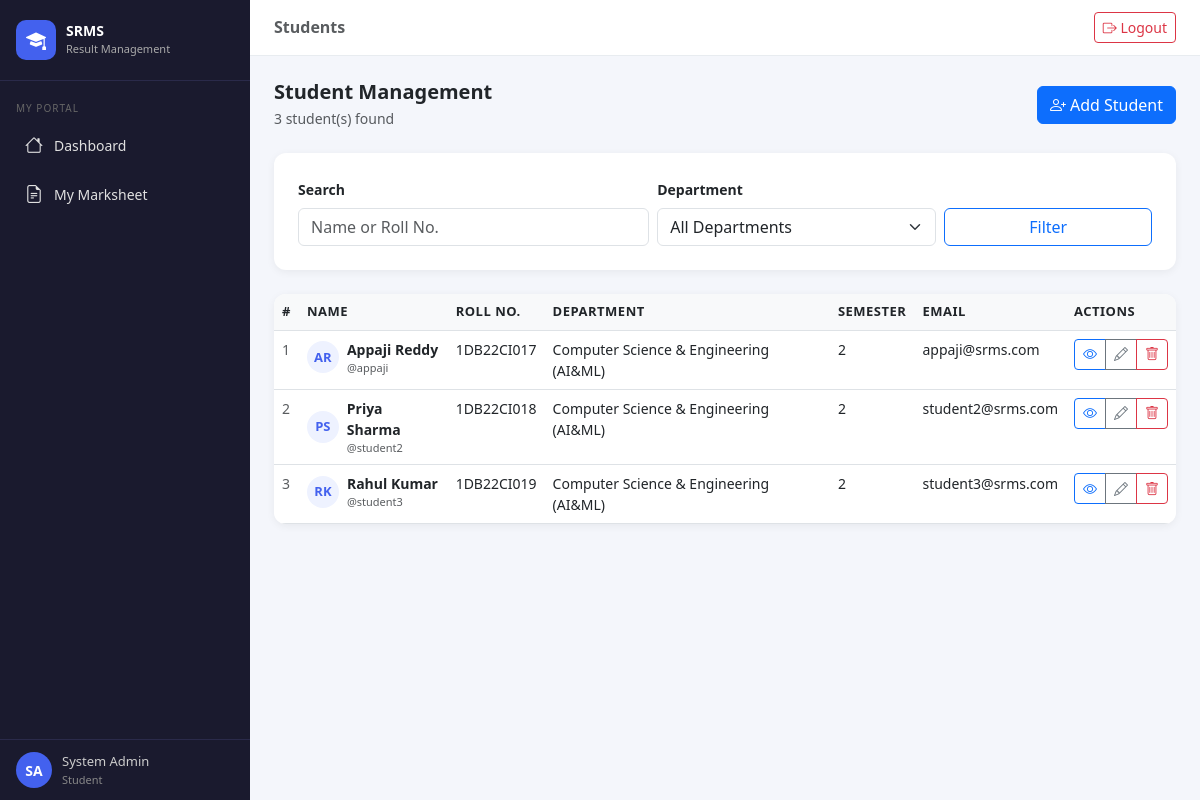
/students/ (signed in), run on an earlier commit of the app's database.
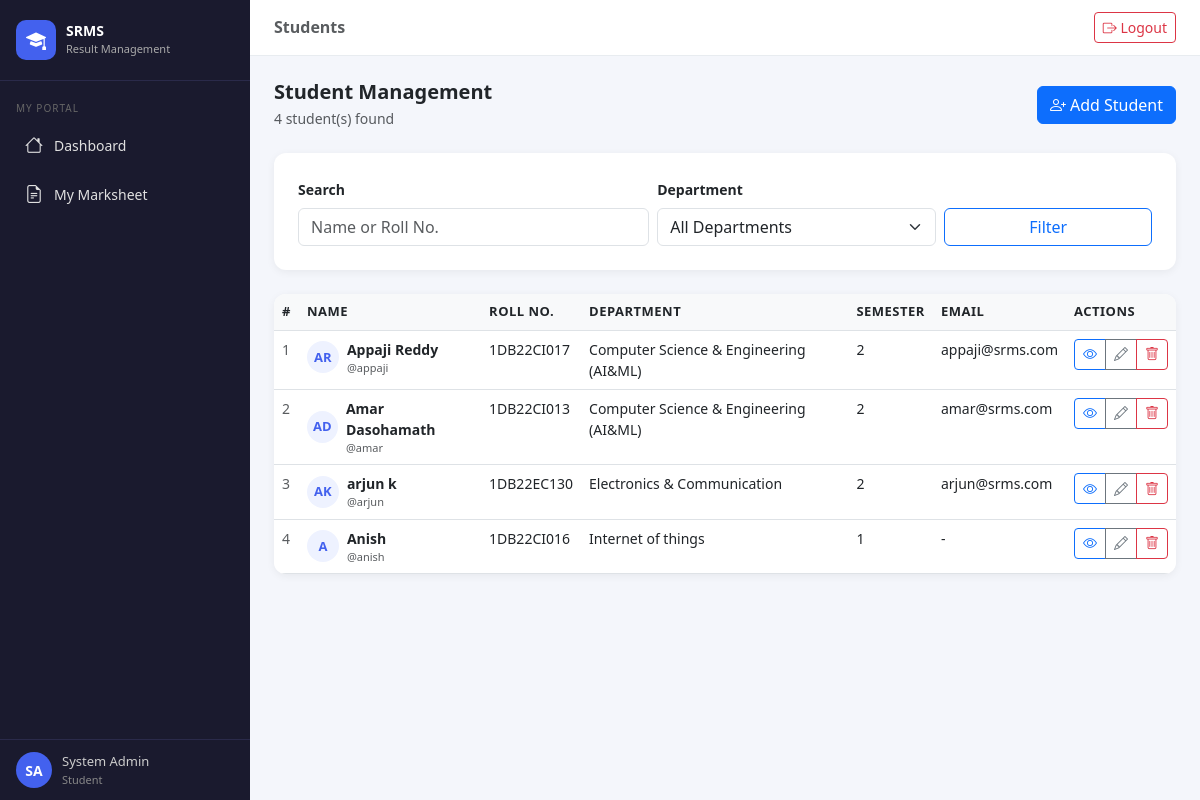
And on a later commit of the database.
### results/models.py (models this page shows, shortened)
class StudentProfile(models.Model):
    user = models.OneToOneField(User, on_delete=models.CASCADE, related_name='student_profile')
    roll_number = models.CharField(max_length=20, unique=True)
    department = models.ForeignKey(Department, on_delete=models.SET_NULL, null=True)
    current_semester = models.IntegerField(default=1)
    phone = models.CharField(max_length=15, blank=True)
    date_of_birth = models.DateField(null=True, blank=True)
    profile_photo = models.ImageField(upload_to='student_photos/', null=True, blank=True)
    created_at = models.DateTimeField(auto_now_add=True)

class Department(models.Model):
    name = models.CharField(max_length=100)
    code = models.CharField(max_length=20)
    def __str__(self):
        return self.name

### results/views.py (the view)
# urls.py: path('students/',           views.student_list,   name='student_list'),
@login_required
def student_list(request):
    if not is_admin(request.user):
        return redirect('dashboard')
    q = request.GET.get('q', '')
    dept = request.GET.get('dept', '')
    students = StudentProfile.objects.select_related('user', 'department')
    if q:
        students = students.filter(
            Q(user__first_name__icontains=q) |
            Q(user__last_name__icontains=q) |
            Q(roll_number__icontains=q)
        )
    if dept:
        students = students.filter(department_id=dept)
    departments = Department.objects.all()
    context = {'students': students, 'departments': departments, 'q': q, 'dept': dept}
    return render(request, 'results/student_list.html', context)

### results/views.py (called while the page is built)
def is_admin(user):
    return user.groups.filter(name='Admin').exists() or user.is_superuser

### results/templates/results/student_list.html (shortened to what this page needs)
{% extends 'results/base.html' %}
{% block page_title %}Students{% endblock %}
{% block content %}
<div class="d-flex justify-content-between align-items-center mb-4">
  <div>
    <h5 class="fw-bold mb-1">Student Management</h5>
    <p class="text-muted small mb-0">{{ students.count }} student(s) found</p>
  </div>
  <a href="{% url 'student_add' %}" class="btn btn-primary">
    <i class="bi bi-person-plus me-1"></i>Add Student
  </a>
</div>
<div class="stat-card mb-4">
  <form method="get" class="row g-2 align-items-end">
    <div class="col-sm-6 col-md-5">
      <label class="form-label small fw-semibold">Search</label>
      <input type="text" name="q" value="{{ q }}" class="form-control" placeholder="Name or Roll No.">
    </div>
    <div class="col-sm-4 col-md-4">
      <label class="form-label small fw-semibold">Department</label>
      <select name="dept" class="form-select">
        <option value="">All Departments</option>
      </select>
    </div>
    <div class="col-sm-2 col-md-3">
      <button type="submit" class="btn btn-outline-primary w-100">Filter</button>
    </div>
  </form>
</div>
<div class="table-card">
  <div class="table-responsive">
    <table class="table table-hover mb-0">
      <thead>
        <tr>
          <th>#</th>
          <th>Name</th>
          <th>Roll No.</th>
          <th>Department</th>
          <th>Semester</th>
          <th>Email</th>
          <th>Actions</th>
        </tr>
      </thead>
      <tbody>
        {% for s in students %}
        <tr>
          <td class="text-muted small">{{ forloop.counter }}</td>
          <td>
            <div class="d-flex align-items-center gap-2">
              <div style="width:32px;height:32px;border-radius:50%;background:#eef2ff;color:#4361ee;display:flex;align-items:center;justify-content:center;font-weight:700;font-size:13px;">
                {{ s.user.first_name.0|upper }}{{ s.user.last_name.0|upper }}
              </div>
              <div>
                <div class="fw-semibold small">{{ s.user.get_full_name }}</div>
                <div class="text-muted" style="font-size:11px;">@{{ s.user.username }}</div>
              </div>
            </div>
          </td>
          <td class="small">{{ s.roll_number }}</td>
          <td class="small">{{ s.department }}</td>
          <td class="small">{{ s.current_semester }}</td>
          <td class="small">{{ s.user.email|default:"-" }}</td>
          <td>
            <div class="btn-group btn-group-sm">
              <a href="{% url 'student_detail' s.pk %}" class="btn btn-outline-primary" title="View"><i class="bi bi-eye"></i></a>
              <a href="{% url 'student_edit' s.pk %}" class="btn btn-outline-secondary" title="Edit"><i class="bi bi-pencil"></i></a>
              <a href="{% url 'student_delete' s.pk %}" class="btn btn-outline-danger" title="Delete"><i class="bi bi-trash"></i></a>
            </div>
          </td>
        </tr>
        {% empty %}
          <tr><td colspan="7" class="text-center text-muted py-5">No students found.</td></tr>
        {% endfor %}
      </tbody>
    </table>
  </div>
</div>
{% endblock %}

What changed in the data, as far as the page shows it:
changed StudentProfile: user.first_name.0 "P" → "A"; user.last_name.0 "S" → "D"; user.get_full_name "Priya Sharma" → "Amar Dasohamath"; user.username "student2" → "amar"; roll_number "1DB22CI018" → "1DB22CI013"; user.email "student2@srms.com" → "amar@srms.com"
changed StudentProfile: user.first_name.0 "R" → "A"; user.get_full_name "Rahul Kumar" → "arjun k"; user.username "student3" → "arjun"; roll_number "1DB22CI019" → "1DB22EC130"; department "Computer Science & Engineering (AI&ML)" → "Electronics & Communication"; user.email "student3@srms.com" → "arjun@srms.com"
added StudentProfile: user.first_name.0 "A", user.get_full_name "Anish", user.username "anish", roll_number "1DB22CI016", department "Internet of things", current_semester "1", user.email "-"
Also different on the page:
{{ students.count }}: "3" → "4"
